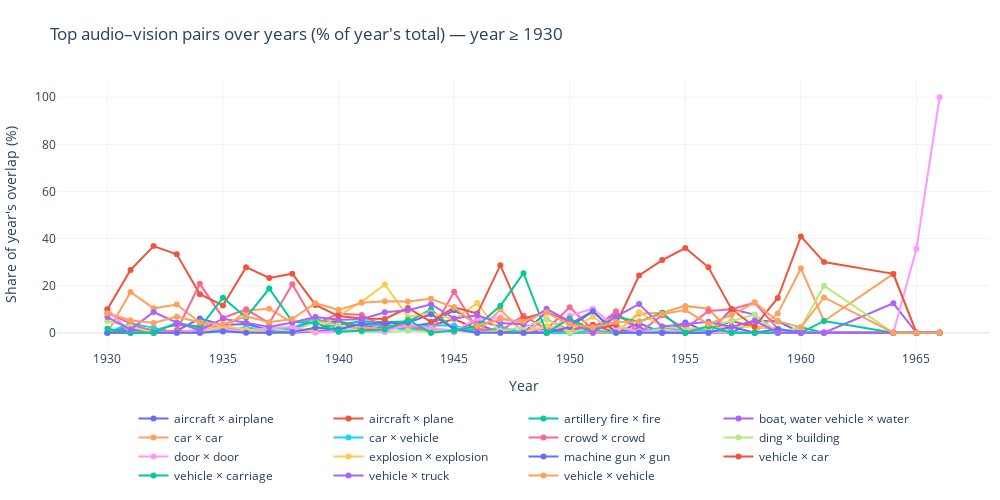

The cell this chart's notebook holds for it:
### Code cell
def pre_pivot_top_pairs(
  segments_csv_path,
  pairs_overall_csv_path,
  year_min=1930,
  top_n_pairs=15,
):
  """
  Create three visualizations of top audio-visual pairs.

  Line plot: percentage per year

  Args:
      segments_csv_path: Path to segments_filtered CSV
      pairs_overall_csv_path: Path to pairs_overall CSV
      year_min: Minimum year to include in titles
      top_n_pairs: Number of top pairs to plot

  Returns:
      Plotly figure object
  """
  # Load data
  segs = pd.read_csv(segments_csv_path)
  pairs_overall = pd.read_csv(pairs_overall_csv_path)

  # Get top pairs list
  top_pairs_list = (
    pairs_overall.head(top_n_pairs)[["audio_label", "vision_label"]]
    .apply(tuple, axis=1)
    .tolist()
  )

  # Filter segments to top pairs
  segs["pair"] = segs[["audio_label", "vision_label"]].apply(
    tuple, axis=1
  )
  segs_top = segs[segs["pair"].isin(top_pairs_list)]

  if segs_top.empty:
    print("[warn] No segments found for top pairs")
    return None, None, None

  # Create pivot table for seconds
  pivot = (
    segs_top.groupby(["pair", "year"])["duration_s"]
    .sum()
    .reset_index()
    .pivot(index="pair", columns="year", values="duration_s")
    .fillna(0.0)
  )

  # Create pivot table for percentages
  totals_by_year = (
    segs.groupby("year", as_index=True)["duration_s"]
    .sum()
    .astype(float)
  )
  pivot_pct = pivot.copy()
  denoms = totals_by_year.reindex(pivot_pct.columns).replace(
    0.0, np.nan
  )
  pivot_pct = (
    (pivot_pct.divide(denoms, axis=1) * 100.0)
    .replace([np.inf, -np.inf], np.nan)
    .fillna(0.0)
  )

  return create_line_plot_percent(pivot_pct, year_min)


def create_line_plot_percent(pivot_pct, year_min):
  """Create line plot showing percentage per year for top pairs."""
  years_sorted_pct = sorted(pivot_pct.columns.tolist())

  fig = go.Figure()

  for pair in pivot_pct.index:
    yvals = [
      pivot_pct.at[pair, y] if y in pivot_pct.columns else 0.0
      for y in years_sorted_pct
    ]
    fig.add_trace(
      go.Scatter(
        x=years_sorted_pct,
        y=yvals,
        mode="lines+markers",
        name=f"{pair[0]} × {pair[1]}",
        marker=dict(size=6),
        line=dict(width=2),
      )
    )

  fig.update_layout(
    title=f"Top audio–vision pairs over years (% of year's total) — year ≥ {year_min}",
    xaxis_title="Year",
    yaxis_title="Share of year's overlap (%)",
    showlegend=True,
    legend=dict(
      orientation="h",  # Horizontal legend
      yanchor="top",  # Anchor the top of the legend box...
      y=-0.2,  # ...at a position below the x-axis (0 is the axis line)
      xanchor="center",
      x=0.5,
    ),
    margin=dict(l=10, r=10, t=80, b=150),
    height=500,
    width=1000,
    template="plotly_white",
  )

  fig.update_xaxes(
    showgrid=True, gridwidth=0.5, gridcolor="rgba(128, 128, 128, 0.2)"
  )
  fig.update_yaxes(
    showgrid=True, gridwidth=0.5, gridcolor="rgba(128, 128, 128, 0.2)"
  )

  if not local:
    return fig

  file = root / "media" / "top-audio.jpg"

  fig.write_image(file)

  return Image(file)


display(
  pre_pivot_top_pairs(
    data / "segments_filtered_year_ge_1930.csv",
    data / "pairs_overall_year_ge_1930.csv",
  ),
  metadata={
    "jdh": {
      "module": "object",
      "object": {
        "tags": ["figure-top-audio-*"],
        "type": "image",
        "source": [
          " Top audio-vision pairs within the Journal Digital collection—with crowds and artillery as top scorers."
        ],
      },
    }
  },
)

### Figure 1 — Plotly figure (JSON) as saved in the notebook; plotly's stock layout.template omitted (floating-point values rounded to 4 significant figures)
{"data": [{"line": {"width": 2}, "marker": {"size": 6}, "mode": "lines+markers", "name": "aircraft × airplane", "type": "scatter", "x": [1930, 1931, 1932, 1933, 1934, 1935, 1936, 1937, 1938, 1939, 1940, 1941, 1942, 1943, 1944, 1945, 1946, 1947, 1948, 1949, 1950, 1951, 1952, 1953, 1954, 1955, 1956, 1957, 1958, 1959, 1960, 1961, 1964, 1965, 1966], "y": [0.0, 1.333, 0.0, 0.8547, 6.011, 3.311, 3.731, 1.224, 1.858, 4.896, 4.821, 2.914, 4.856, 2.657, 4.013, 9.554, 3.704, 0.0, 0.0, 8.696, 3.614, 9.091, 0.0, 4.054, 0.0, 4.386, 0.0, 0.0, 5.128, 4.918, 0.0, 0.0, 0.0, 0.0, 0.0]}, {"line": {"width": 2}, "marker": {"size": 6}, "mode": "lines+markers", "name": "aircraft × plane", "type": "scatter", "x": [1930, 1931, 1932, 1933, 1934, 1935, 1936, 1937, 1938, 1939, 1940, 1941, 1942, 1943, 1944, 1945, 1946, 1947, 1948, 1949, 1950, 1951, 1952, 1953, 1954, 1955, 1956, 1957, 1958, 1959, 1960, 1961, 1964, 1965, 1966], "y": [0.0, 2.667, 0.0, 0.8547, 0.0, 0.9934, 0.4975, 0.4082, 0.3096, 1.823, 4.572, 1.156, 2.331, 2.195, 2.996, 5.79, 1.481, 0.8197, 0.0, 0.0, 1.205, 3.409, 0.0, 2.027, 0.0, 0.8772, 0.9259, 5.0, 2.564, 1.639, 0.0, 0.0, 0.0, 0.0, 0.0]}, {"line": {"width": 2}, "marker": {"size": 6}, "mode": "lines+markers", "name": "artillery fire × fire", "type": "scatter", "x": [1930, 1931, 1932, 1933, 1934, 1935, 1936, 1937, 1938, 1939, 1940, 1941, 1942, 1943, 1944, 1945, 1946, 1947, 1948, 1949, 1950, 1951, 1952, 1953, 1954, 1955, 1956, 1957, 1958, 1959, 1960, 1961, 1964, 1965, 1966], "y": [0.0, 0.0, 0.0, 0.0, 0.0, 1.325, 0.4975, 0.0, 0.0, 1.979, 3.574, 4.903, 4.597, 4.737, 9.845, 1.39, 1.481, 0.8197, 0.0, 0.0, 0.0, 0.0, 0.0, 0.0, 1.064, 0.0, 0.0, 0.0, 0.0, 0.0, 2.273, 0.0, 0.0, 0.0, 0.0]}, {"line": {"width": 2}, "marker": {"size": 6}, "mode": "lines+markers", "name": "boat, water vehicle × water", "type": "scatter", "x": [1930, 1931, 1932, 1933, 1934, 1935, 1936, 1937, 1938, 1939, 1940, 1941, 1942, 1943, 1944, 1945, 1946, 1947, 1948, 1949, 1950, 1951, 1952, 1953, 1954, 1955, 1956, 1957, 1958, 1959, 1960, 1961, 1964, 1965, 1966], "y": [0.0, 2.667, 1.036, 3.419, 2.732, 2.649, 0.4975, 0.4082, 0.0, 0.5208, 1.746, 2.22, 3.691, 1.04, 1.391, 0.4632, 5.185, 2.459, 0.0, 1.449, 1.205, 2.273, 7.955, 2.027, 0.0, 0.0, 0.0, 10.0, 7.692, 0.0, 0.0, 0.0, 12.5, 0.0, 0.0]}, {"line": {"width": 2}, "marker": {"size": 6}, "mode": "lines+markers", "name": "car × car", "type": "scatter", "x": [1930, 1931, 1932, 1933, 1934, 1935, 1936, 1937, 1938, 1939, 1940, 1941, 1942, 1943, 1944, 1945, 1946, 1947, 1948, 1949, 1950, 1951, 1952, 1953, 1954, 1955, 1956, 1957, 1958, 1959, 1960, 1961, 1964, 1965, 1966], "y": [0.0, 17.33, 10.36, 11.97, 4.372, 0.9934, 9.453, 10.2, 4.334, 6.146, 1.496, 2.359, 1.489, 2.773, 0.9631, 0.9844, 0.0, 9.836, 0.0, 5.797, 1.205, 0.0, 0.0, 8.108, 8.511, 11.4, 10.19, 0.0, 0.0, 8.197, 27.27, 5.0, 25.0, 0.0, 0.0]}, {"line": {"width": 2}, "marker": {"size": 6}, "mode": "lines+markers", "name": "car × vehicle", "type": "scatter", "x": [1930, 1931, 1932, 1933, 1934, 1935, 1936, 1937, 1938, 1939, 1940, 1941, 1942, 1943, 1944, 1945, 1946, 1947, 1948, 1949, 1950, 1951, 1952, 1953, 1954, 1955, 1956, 1957, 1958, 1959, 1960, 1961, 1964, 1965, 1966], "y": [0.0, 4.0, 2.073, 0.0, 1.093, 0.6623, 2.239, 1.224, 1.858, 6.406, 0.9975, 3.978, 2.525, 1.213, 3.157, 3.127, 0.0, 2.459, 0.0, 0.0, 0.0, 1.136, 0.0, 0.6757, 2.128, 0.8772, 0.9259, 0.0, 0.0, 0.0, 0.0, 0.0, 0.0, 0.0, 0.0]}, {"line": {"width": 2}, "marker": {"size": 6}, "mode": "lines+markers", "name": "crowd × crowd", "type": "scatter", "x": [1930, 1931, 1932, 1933, 1934, 1935, 1936, 1937, 1938, 1939, 1940, 1941, 1942, 1943, 1944, 1945, 1946, 1947, 1948, 1949, 1950, 1951, 1952, 1953, 1954, 1955, 1956, 1957, 1958, 1959, 1960, 1961, 1964, 1965, 1966], "y": [8.333, 4.0, 0.5181, 0.8547, 20.77, 6.291, 9.95, 4.082, 20.56, 3.75, 8.146, 7.493, 2.59, 3.813, 0.0, 17.43, 1.481, 0.8197, 7.229, 1.449, 10.84, 1.136, 9.091, 0.0, 7.447, 1.754, 9.259, 10.0, 12.82, 1.639, 0.0, 0.0, 0.0, 0.0, 0.0]}, {"line": {"width": 2}, "marker": {"size": 6}, "mode": "lines+markers", "name": "ding × building", "type": "scatter", "x": [1930, 1931, 1932, 1933, 1934, 1935, 1936, 1937, 1938, 1939, 1940, 1941, 1942, 1943, 1944, 1945, 1946, 1947, 1948, 1949, 1950, 1951, 1952, 1953, 1954, 1955, 1956, 1957, 1958, 1959, 1960, 1961, 1964, 1965, 1966], "y": [5.0, 2.667, 0.0, 0.0, 0.0, 0.3311, 0.995, 2.041, 0.3096, 4.792, 3.242, 0.2775, 0.2266, 0.9821, 0.321, 1.216, 0.0, 0.8197, 2.41, 5.797, 0.0, 2.273, 3.409, 0.0, 1.596, 0.0, 2.778, 5.0, 7.692, 0.0, 2.273, 20.0, 0.0, 0.0, 0.0]}, {"line": {"width": 2}, "marker": {"size": 6}, "mode": "lines+markers", "name": "door × door", "type": "scatter", "x": [1930, 1931, 1932, 1933, 1934, 1935, 1936, 1937, 1938, 1939, 1940, 1941, 1942, 1943, 1944, 1945, 1946, 1947, 1948, 1949, 1950, 1951, 1952, 1953, 1954, 1955, 1956, 1957, 1958, 1959, 1960, 1961, 1964, 1965, 1966], "y": [10.0, 0.0, 0.0, 0.0, 1.639, 1.987, 0.2488, 2.041, 2.415, 0.1042, 0.4156, 0.8788, 0.518, 3.466, 1.926, 0.9265, 5.926, 6.557, 3.614, 0.0, 7.229, 10.23, 2.273, 0.6757, 0.0, 0.8772, 0.0, 0.0, 0.0, 0.0, 0.0, 0.0, 0.0, 35.71, 100.0]}, {"line": {"width": 2}, "marker": {"size": 6}, "mode": "lines+markers", "name": "explosion × explosion", "type": "scatter", "x": [1930, 1931, 1932, 1933, 1934, 1935, 1936, 1937, 1938, 1939, 1940, 1941, 1942, 1943, 1944, 1945, 1946, 1947, 1948, 1949, 1950, 1951, 1952, 1953, 1954, 1955, 1956, 1957, 1958, 1959, 1960, 1961, 1964, 1965, 1966], "y": [0.0, 0.0, 0.0, 0.0, 0.0, 2.98, 1.244, 0.0, 0.3096, 1.354, 7.149, 13.09, 20.49, 6.759, 8.507, 5.675, 12.59, 0.0, 0.0, 2.899, 1.205, 6.818, 0.0, 8.784, 2.66, 1.754, 1.852, 2.5, 2.564, 1.639, 0.0, 0.0, 0.0, 0.0, 0.0]}, {"line": {"width": 2}, "marker": {"size": 6}, "mode": "lines+markers", "name": "machine gun × gun", "type": "scatter", "x": [1930, 1931, 1932, 1933, 1934, 1935, 1936, 1937, 1938, 1939, 1940, 1941, 1942, 1943, 1944, 1945, 1946, 1947, 1948, 1949, 1950, 1951, 1952, 1953, 1954, 1955, 1956, 1957, 1958, 1959, 1960, 1961, 1964, 1965, 1966], "y": [0.0, 0.0, 0.0, 0.0, 0.0, 0.6623, 0.0, 0.0, 0.3096, 2.135, 1.496, 3.839, 3.949, 4.275, 7.865, 1.621, 0.0, 0.0, 0.0, 0.0, 2.41, 9.091, 0.0, 0.0, 0.0, 0.0, 0.0, 2.5, 0.0, 1.639, 0.0, 0.0, 0.0, 0.0, 0.0]}, {"line": {"width": 2}, "marker": {"size": 6}, "mode": "lines+markers", "name": "vehicle × car", "type": "scatter", "x": [1930, 1931, 1932, 1933, 1934, 1935, 1936, 1937, 1938, 1939, 1940, 1941, 1942, 1943, 1944, 1945, 1946, 1947, 1948, 1949, 1950, 1951, 1952, 1953, 1954, 1955, 1956, 1957, 1958, 1959, 1960, 1961, 1964, 1965, 1966], "y": [10.0, 26.67, 36.79, 33.33, 16.39, 11.59, 27.86, 23.27, 25.08, 11.82, 7.066, 6.059, 5.86, 10.51, 4.655, 10.77, 8.148, 28.69, 6.024, 8.696, 4.819, 1.136, 3.409, 24.32, 30.85, 35.96, 27.78, 10.0, 2.564, 14.75, 40.91, 30.0, 25.0, 0.0, 0.0]}, {"line": {"width": 2}, "marker": {"size": 6}, "mode": "lines+markers", "name": "vehicle × carriage", "type": "scatter", "x": [1930, 1931, 1932, 1933, 1934, 1935, 1936, 1937, 1938, 1939, 1940, 1941, 1942, 1943, 1944, 1945, 1946, 1947, 1948, 1949, 1950, 1951, 1952, 1953, 1954, 1955, 1956, 1957, 1958, 1959, 1960, 1961, 1964, 1965, 1966], "y": [1.667, 0.0, 0.0, 4.274, 2.186, 14.9, 6.468, 18.78, 4.644, 4.167, 0.4156, 0.8326, 1.424, 5.43, 0.0, 0.9265, 2.963, 11.48, 25.3, 0.0, 6.024, 1.136, 6.818, 4.73, 8.511, 0.0, 2.778, 0.0, 0.0, 0.0, 0.0, 5.0, 0.0, 0.0, 0.0]}, {"line": {"width": 2}, "marker": {"size": 6}, "mode": "lines+markers", "name": "vehicle × truck", "type": "scatter", "x": [1930, 1931, 1932, 1933, 1934, 1935, 1936, 1937, 1938, 1939, 1940, 1941, 1942, 1943, 1944, 1945, 1946, 1947, 1948, 1949, 1950, 1951, 1952, 1953, 1954, 1955, 1956, 1957, 1958, 1959, 1960, 1961, 1964, 1965, 1966], "y": [6.667, 1.333, 8.808, 4.274, 1.093, 5.96, 4.229, 2.449, 4.334, 6.719, 5.569, 5.735, 8.741, 9.59, 12.09, 6.022, 7.407, 4.098, 3.614, 10.14, 4.819, 0.0, 6.818, 12.16, 2.66, 3.509, 4.63, 2.5, 5.128, 0.0, 0.0, 0.0, 0.0, 0.0, 0.0]}, {"line": {"width": 2}, "marker": {"size": 6}, "mode": "lines+markers", "name": "vehicle × vehicle", "type": "scatter", "x": [1930, 1931, 1932, 1933, 1934, 1935, 1936, 1937, 1938, 1939, 1940, 1941, 1942, 1943, 1944, 1945, 1946, 1947, 1948, 1949, 1950, 1951, 1952, 1953, 1954, 1955, 1956, 1957, 1958, 1959, 1960, 1961, 1964, 1965, 1966], "y": [8.333, 5.333, 4.145, 6.838, 4.372, 3.642, 6.965, 4.49, 5.882, 12.55, 9.726, 12.77, 13.4, 13.23, 14.39, 10.71, 2.963, 5.738, 4.819, 8.696, 3.614, 2.273, 4.545, 4.73, 7.979, 9.649, 3.704, 7.5, 12.82, 4.918, 2.273, 15.0, 0.0, 0.0, 0.0]}], "layout": {"height": 500, "legend": {"orientation": "h", "x": 0.5, "xanchor": "center", "y": -0.2, "yanchor": "top"}, "margin": {"b": 150, "l": 10, "r": 10, "t": 80}, "showlegend": true, "title": {"text": "Top audio–vision pairs over years (% of year's total) — year ≥ 1930"}, "width": 1000, "xaxis": {"gridcolor": "rgba(128, 128, 128, 0.2)", "gridwidth": 0.5, "showgrid": true, "title": {"text": "Year"}}, "yaxis": {"gridcolor": "rgba(128, 128, 128, 0.2)", "gridwidth": 0.5, "showgrid": true, "title": {"text": "Share of year's overlap (%)"}}}}
